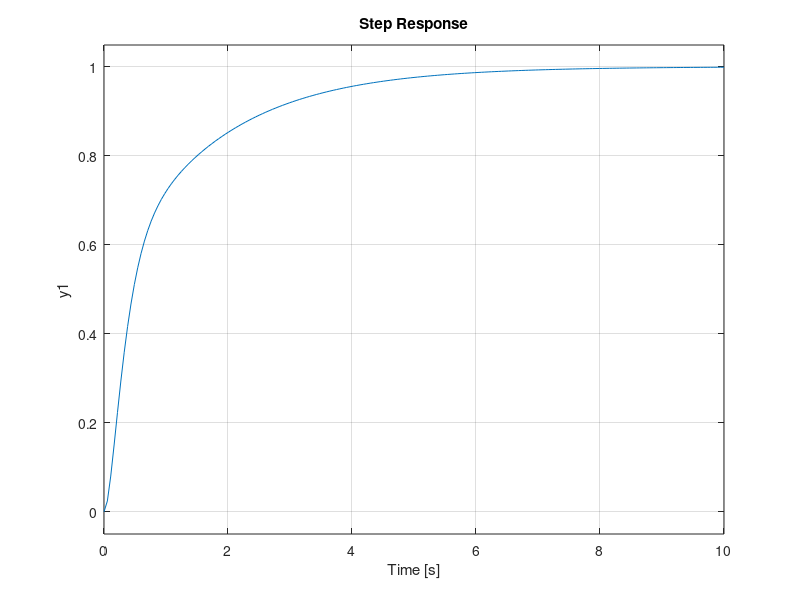

Source code (MATLAB):
clc;
clear;

R = 1;
L = 0.5;
K = 0.01;
J = 0.01;
b = 0.1;

s = tf('s');

kp = 10;
ki = 10;
kd = 0;

C = pid(kp, ki, kd);
P = K/((J*s+b)*(L*s+R)+K^2);
G = feedback(P*C, 1);

step(G)